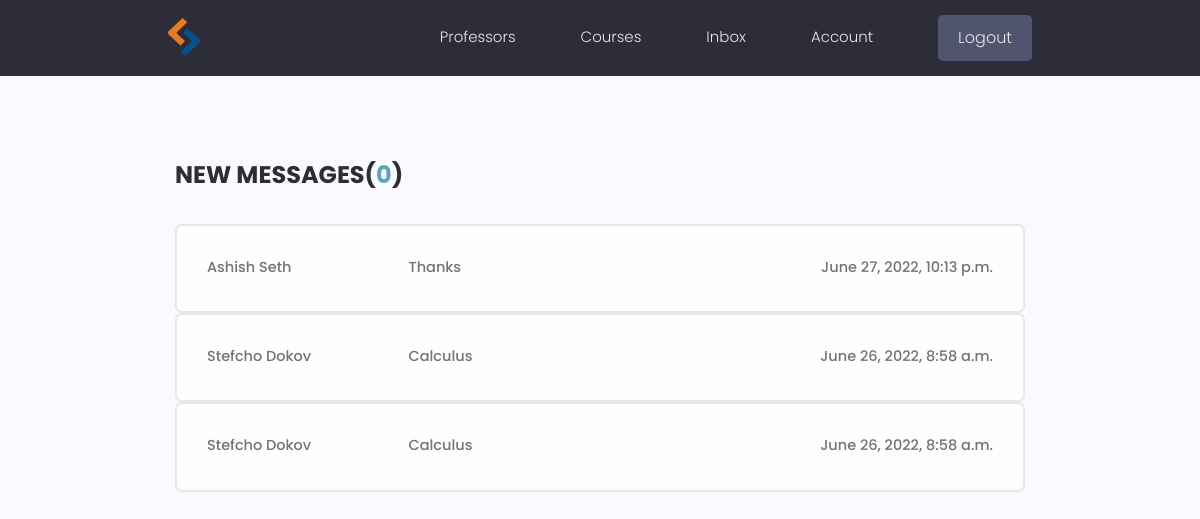
Before: /inbox/ (signed in) with the older database file.
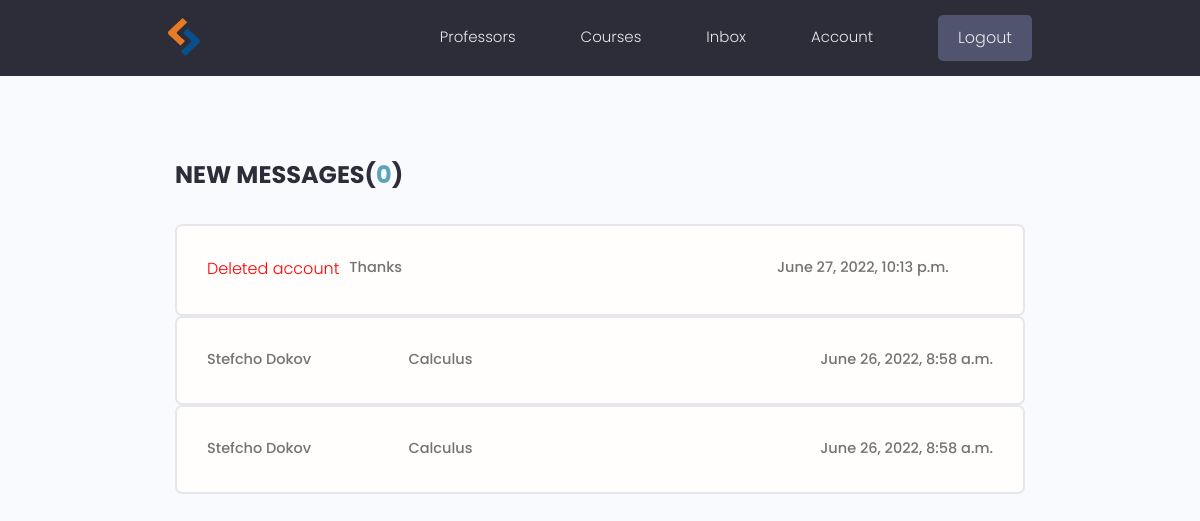
After: the same page with the newer database file.
### users/models.py (models this page shows, shortened)
class Message(m.Model):
    sender=m.ForeignKey(Profile,null=True,on_delete=m.SET_NULL)
    recipient=m.ForeignKey(Profile,null=True,related_name='messages',on_delete=m.SET_NULL)
    name=m.CharField(max_length=200,null=True,blank=True)
    email=m.EmailField(blank=True,null=True,max_length=200)
    subject=m.CharField(max_length=200,null=True,blank=True)
    body=m.TextField()
    is_read=m.BooleanField(default=False)
    date_created=m.DateTimeField(auto_now_add=True)
    id=m.UUIDField(default=uuid.uuid4,primary_key=True,editable=False,unique=True)
    class Meta:
        ordering =['is_read','-date_created']

class Profile(m.Model):
    user=m.OneToOneField(User,null=True,blank=True,on_delete=m.CASCADE)
    username=m.CharField(max_length=200,null=True,blank=True)
    name=m.CharField(max_length=200,null=True,blank=True)
    email=m.CharField(max_length=500,null=True,blank=True)
    short_intro=m.CharField(max_length=400,null=True,blank=True)
    bio=m.TextField(null=True,blank=True)
    profile_image=m.ImageField(null=True,blank=True,upload_to='profiles/',default='user-default.png')
    link=m.CharField(max_length=200,blank=True,null=True)
    skill=m.ManyToManyField('Skill',blank=True)
    date_created=m.DateTimeField(auto_now_add=True)
    id=m.UUIDField(default=uuid.uuid4,primary_key=True,editable=False,unique=True)
    class Meta:
        ordering=['date_created']

### users/views.py (the view)
# urls.py: path('inbox/',views.inbox,name='inbox'),
@login_required(login_url='login')
def inbox(request):
    profile=request.user.profile
    messageRequests=profile.messages.all()
    unreadCount=messageRequests.filter(is_read=False).count()
    context={'messageRequests':messageRequests, 'unreadCount':unreadCount}
    return render(request,'users/inbox.html',context)

### users/templates/users/inbox.html
{% extends 'main.html' %}
{% block content  %}
<main class="inbox my-xl">
    <div class="content-box">
      <h3 class="inbox__title">New Messages(<span>{{unreadCount}}</span>)</h3>
      {% for message in messageRequests %}
      <ul class="messages">
        {% if message.is_read == False %}
        <li class="message message--unread">
        {% else %}
        <li class="message">
        {% endif %}
          <a href="{% url 'message' message.id %}">
            {% if message.sender.name %}
            <span class="message__author">{{message.sender.name}}</span>
            {% else %}
            <p style="color:red ;">Deleted account</p>
            {% endif %}
            <span class="message__subject">{{message.subject}}</span>
            <span class="message__date">{{message.date_created}}</span>
          </a>
        </li>
      </ul>
      {% endfor %}
    </div>
  </main>
{% endblock %}

Changed rows visible on the page:
changed Message "Thanks": sender.name "Ashish Seth" → (not shown); now shows "Deleted account"
